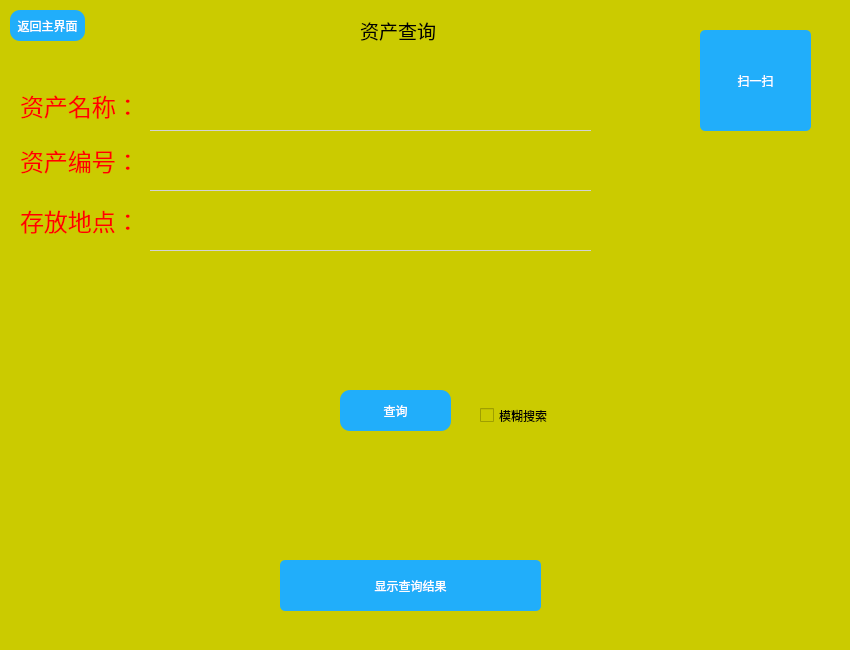
<?xml version="1.0" encoding="UTF-8"?>
<ui version="4.0">
 <class>Form</class>
 <widget class="QWidget" name="Form">
  <property name="geometry">
   <rect>
    <x>0</x>
    <y>0</y>
    <width>850</width>
    <height>650</height>
   </rect>
  </property>
  <property name="minimumSize">
   <size>
    <width>850</width>
    <height>650</height>
   </size>
  </property>
  <property name="maximumSize">
   <size>
    <width>850</width>
    <height>650</height>
   </size>
  </property>
  <property name="windowTitle">
   <string>Form</string>
  </property>
  <property name="styleSheet">
   <string notr="true">background-color: rgb(203, 203, 0);</string>
  </property>
  <widget class="QComboBox" name="itemname_cb">
   <property name="geometry">
    <rect>
     <x>150</x>
     <y>80</y>
     <width>441</width>
     <height>51</height>
    </rect>
   </property>
   <property name="styleSheet">
    <string notr="true">QComboBox {
	font-size: 20px;
	border: none;
	border-bottom: 1px solid lightgray;
	background-color: transparent;
}
QComboBox:hover {
	border-bottom: 1px solid gray;
}
QComboBox:focus {
	border-bottom: 1px solid rgb(18, 183, 245);
}
QComboBox::drop-down {
	background-color: transparent;    
	width: 60px;
	height: 40px;               
}
QComboBox::down-arrow {
	
	image: url(:/1/images/down_arrow.png);
	width: 60px;
	height: 20px;
}
QComboBox QAbstractItemView {
	min-height: 60px;
}
QComboBox QAbstractItemView:item {
	color: lightblue;
}</string>
   </property>
   <property name="editable">
    <bool>true</bool>
   </property>
  </widget>
  <widget class="QComboBox" name="itemID_cb">
   <property name="geometry">
    <rect>
     <x>150</x>
     <y>140</y>
     <width>441</width>
     <height>51</height>
    </rect>
   </property>
   <property name="styleSheet">
    <string notr="true">QComboBox {
	font-size: 20px;
	border: none;
	border-bottom: 1px solid lightgray;
	background-color: transparent;
}
QComboBox:hover {
	border-bottom: 1px solid gray;
}
QComboBox:focus {
	border-bottom: 1px solid rgb(18, 183, 245);
}
QComboBox::drop-down {
	background-color: transparent;    
	width: 60px;
	height: 40px;               
}
QComboBox::down-arrow {
	
	image: url(:/1/images/down_arrow.png);
	width: 60px;
	height: 20px;
}
QComboBox QAbstractItemView {
	min-height: 60px;
}
QComboBox QAbstractItemView:item {
	color: lightblue;
}</string>
   </property>
   <property name="editable">
    <bool>true</bool>
   </property>
  </widget>
  <widget class="QComboBox" name="item_loca_cb">
   <property name="geometry">
    <rect>
     <x>150</x>
     <y>200</y>
     <width>441</width>
     <height>51</height>
    </rect>
   </property>
   <property name="styleSheet">
    <string notr="true">QComboBox {
	font-size: 20px;
	border: none;
	border-bottom: 1px solid lightgray;
	background-color: transparent;
}
QComboBox:hover {
	border-bottom: 1px solid gray;
}
QComboBox:focus {
	border-bottom: 1px solid rgb(18, 183, 245);
}
QComboBox::drop-down {
	background-color: transparent;    
	width: 60px;
	height: 40px;               
}
QComboBox::down-arrow {
	
	image: url(:/1/images/down_arrow.png);
	width: 60px;
	height: 20px;
}
QComboBox QAbstractItemView {
	min-height: 60px;
}
QComboBox QAbstractItemView:item {
	color: lightblue;
}</string>
   </property>
   <property name="editable">
    <bool>true</bool>
   </property>
  </widget>
  <widget class="QLabel" name="label">
   <property name="geometry">
    <rect>
     <x>20</x>
     <y>90</y>
     <width>111</width>
     <height>31</height>
    </rect>
   </property>
   <property name="font">
    <font>
     <family>宋体</family>
     <pointsize>18</pointsize>
    </font>
   </property>
   <property name="styleSheet">
    <string notr="true">color: rgb(255, 0, 0);</string>
   </property>
   <property name="text">
    <string>资产名称：</string>
   </property>
  </widget>
  <widget class="QLabel" name="label_2">
   <property name="geometry">
    <rect>
     <x>20</x>
     <y>140</y>
     <width>121</width>
     <height>41</height>
    </rect>
   </property>
   <property name="font">
    <font>
     <family>宋体</family>
     <pointsize>18</pointsize>
    </font>
   </property>
   <property name="styleSheet">
    <string notr="true">color: rgb(255, 0, 0);</string>
   </property>
   <property name="text">
    <string>资产编号：</string>
   </property>
  </widget>
  <widget class="QLabel" name="label_4">
   <property name="geometry">
    <rect>
     <x>20</x>
     <y>200</y>
     <width>121</width>
     <height>41</height>
    </rect>
   </property>
   <property name="font">
    <font>
     <family>宋体</family>
     <pointsize>18</pointsize>
    </font>
   </property>
   <property name="styleSheet">
    <string notr="true">color: rgb(255, 0, 0);</string>
   </property>
   <property name="text">
    <string>存放地点：</string>
   </property>
  </widget>
  <widget class="QPushButton" name="serch_bt">
   <property name="enabled">
    <bool>false</bool>
   </property>
   <property name="geometry">
    <rect>
     <x>340</x>
     <y>390</y>
     <width>111</width>
     <height>41</height>
    </rect>
   </property>
   <property name="styleSheet">
    <string notr="true">QPushButton {
	background-color: rgb(33, 174, 250);
	border-radius: 10px;
	color: white;
}
QPushButton:hover {
	background-color: rgb(72, 203, 250);
}
QPushButton:pressed {
	background-color: rgb(85, 85, 255);
}</string>
   </property>
   <property name="text">
    <string>查询</string>
   </property>
   <property name="icon">
    <iconset resource="../login.qrc">
     <normaloff>:/1/images/dp.png</normaloff>:/1/images/dp.png</iconset>
   </property>
   <property name="shortcut">
    <string>Return</string>
   </property>
  </widget>
  <widget class="QPushButton" name="showmain_bt">
   <property name="geometry">
    <rect>
     <x>280</x>
     <y>560</y>
     <width>261</width>
     <height>51</height>
    </rect>
   </property>
   <property name="styleSheet">
    <string notr="true">QPushButton {
	background-color: rgb(33, 174, 250);
	border-radius: 5px;
	color: white;
}
QPushButton:hover {
	background-color: rgb(72, 203, 250);
}
QPushButton:pressed {
	background-color: rgb(85, 85, 255);
}</string>
   </property>
   <property name="text">
    <string>显示查询结果</string>
   </property>
   <property name="flat">
    <bool>false</bool>
   </property>
  </widget>
  <widget class="QLabel" name="label_12">
   <property name="geometry">
    <rect>
     <x>360</x>
     <y>10</y>
     <width>101</width>
     <height>41</height>
    </rect>
   </property>
   <property name="font">
    <font>
     <family>Adobe Devanagari</family>
     <pointsize>14</pointsize>
    </font>
   </property>
   <property name="text">
    <string>资产查询</string>
   </property>
  </widget>
  <widget class="QPushButton" name="back">
   <property name="geometry">
    <rect>
     <x>10</x>
     <y>10</y>
     <width>75</width>
     <height>31</height>
    </rect>
   </property>
   <property name="styleSheet">
    <string notr="true">QPushButton {
	background-color: rgb(33, 174, 250);
	border-radius: 10px;
	color: white;
}
QPushButton:hover {
	background-color: rgb(72, 203, 250);
}
QPushButton:pressed {
	background-color: rgb(85, 85, 255);
}</string>
   </property>
   <property name="text">
    <string>返回主界面</string>
   </property>
  </widget>
  <widget class="QCheckBox" name="checkBox">
   <property name="enabled">
    <bool>true</bool>
   </property>
   <property name="geometry">
    <rect>
     <x>480</x>
     <y>400</y>
     <width>71</width>
     <height>31</height>
    </rect>
   </property>
   <property name="text">
    <string>模糊搜索</string>
   </property>
  </widget>
  <widget class="QPushButton" name="QR">
   <property name="geometry">
    <rect>
     <x>700</x>
     <y>30</y>
     <width>111</width>
     <height>101</height>
    </rect>
   </property>
   <property name="styleSheet">
    <string notr="true">QPushButton {
	background-color: rgb(33, 174, 250);
	border-radius: 5px;
	color: white;
}
QPushButton:hover {
	background-color: rgb(72, 203, 250);
}
QPushButton:pressed {
	background-color: rgb(85, 85, 255);
}</string>
   </property>
   <property name="text">
    <string>扫一扫</string>
   </property>
   <property name="flat">
    <bool>false</bool>
   </property>
  </widget>
 </widget>
 <resources>
  <include location="../login.qrc"/>
 </resources>
 <connections>
  <connection>
   <sender>back</sender>
   <signal>clicked()</signal>
   <receiver>Form</receiver>
   <slot>back_mainfunction()</slot>
   <hints>
    <hint type="sourcelabel">
     <x>37</x>
     <y>32</y>
    </hint>
    <hint type="destinationlabel">
     <x>-59</x>
     <y>34</y>
    </hint>
   </hints>
  </connection>
  <connection>
   <sender>checkBox</sender>
   <signal>clicked(bool)</signal>
   <receiver>Form</receiver>
   <slot>mohu_sherch()</slot>
   <hints>
    <hint type="sourcelabel">
     <x>490</x>
     <y>414</y>
    </hint>
    <hint type="destinationlabel">
     <x>926</x>
     <y>453</y>
    </hint>
   </hints>
  </connection>
  <connection>
   <sender>QR</sender>
   <signal>clicked()</signal>
   <receiver>Form</receiver>
   <slot>saoyisao()</slot>
   <hints>
    <hint type="sourcelabel">
     <x>767</x>
     <y>84</y>
    </hint>
    <hint type="destinationlabel">
     <x>887</x>
     <y>81</y>
    </hint>
   </hints>
  </connection>
  <connection>
   <sender>itemname_cb</sender>
   <signal>editTextChanged(QString)</signal>
   <receiver>Form</receiver>
   <slot>serch_btn_enable()</slot>
   <hints>
    <hint type="sourcelabel">
     <x>231</x>
     <y>95</y>
    </hint>
    <hint type="destinationlabel">
     <x>-64</x>
     <y>104</y>
    </hint>
   </hints>
  </connection>
  <connection>
   <sender>itemID_cb</sender>
   <signal>editTextChanged(QString)</signal>
   <receiver>Form</receiver>
   <slot>serch_btn_enable()</slot>
   <hints>
    <hint type="sourcelabel">
     <x>186</x>
     <y>163</y>
    </hint>
    <hint type="destinationlabel">
     <x>-109</x>
     <y>163</y>
    </hint>
   </hints>
  </connection>
  <connection>
   <sender>item_loca_cb</sender>
   <signal>editTextChanged(QString)</signal>
   <receiver>Form</receiver>
   <slot>serch_btn_enable()</slot>
   <hints>
    <hint type="sourcelabel">
     <x>243</x>
     <y>231</y>
    </hint>
    <hint type="destinationlabel">
     <x>-106</x>
     <y>227</y>
    </hint>
   </hints>
  </connection>
  <connection>
   <sender>serch_bt</sender>
   <signal>clicked()</signal>
   <receiver>Form</receiver>
   <slot>serch_check()</slot>
   <hints>
    <hint type="sourcelabel">
     <x>415</x>
     <y>413</y>
    </hint>
    <hint type="destinationlabel">
     <x>1036</x>
     <y>417</y>
    </hint>
   </hints>
  </connection>
  <connection>
   <sender>showmain_bt</sender>
   <signal>clicked()</signal>
   <receiver>Form</receiver>
   <slot>recently_serched()</slot>
   <hints>
    <hint type="sourcelabel">
     <x>459</x>
     <y>590</y>
    </hint>
    <hint type="destinationlabel">
     <x>961</x>
     <y>559</y>
    </hint>
   </hints>
  </connection>
 </connections>
 <slots>
  <slot>back_mainfunction()</slot>
  <slot>recently_serched()</slot>
  <slot>serch_check()</slot>
  <slot>serch_btn_enable()</slot>
  <slot>mohu_sherch()</slot>
  <slot>saoyisao()</slot>
 </slots>
</ui>
